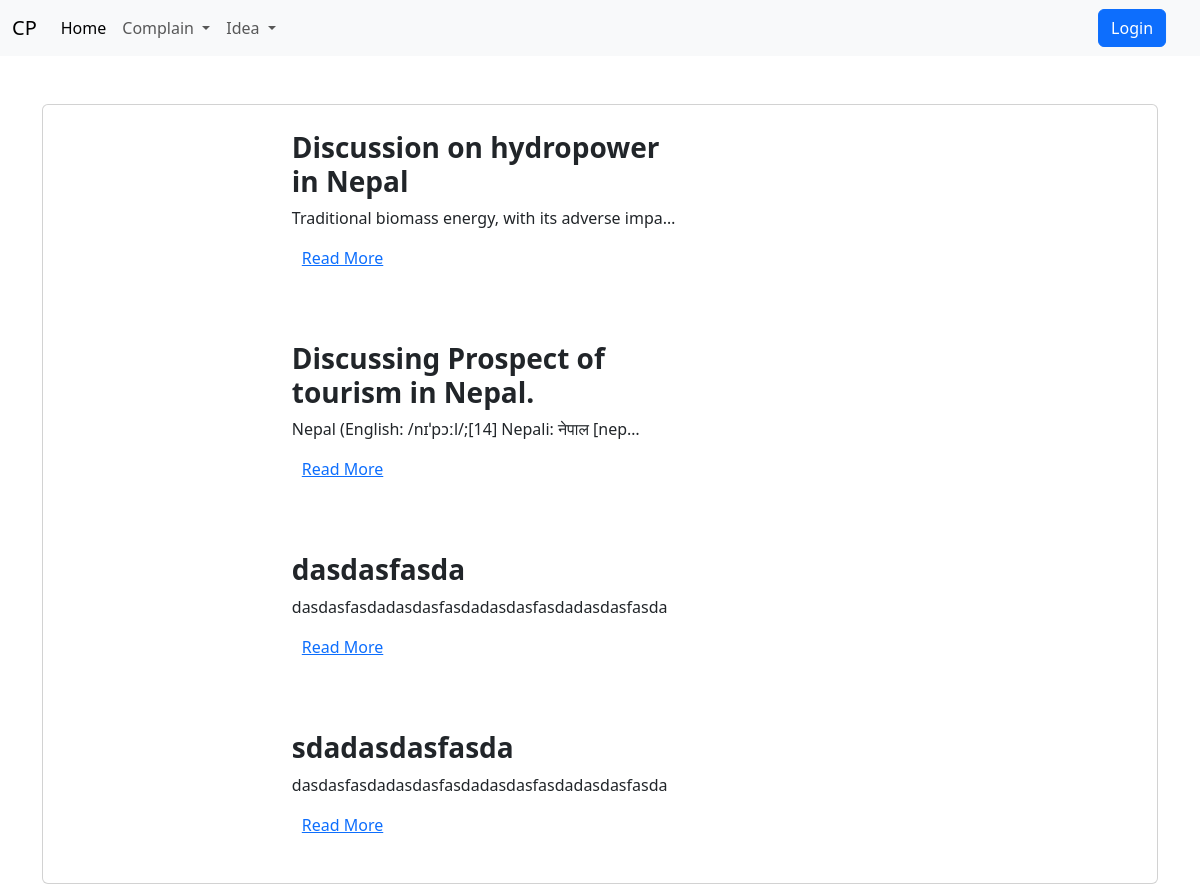
The page / on the database its author committed.
### forum/models.py (models this page shows, shortened)
class question(models.Model):
    users = models.ForeignKey(User, on_delete=models.CASCADE)
    title = models.CharField(max_length=200)
    description = models.TextField()
    image = models.ImageField(null=True,blank=True)
    slug = models.SlugField(null= True,blank= True,unique= True)

### forum/views.py (the view)
# urls.py: path('',home,name='home'),
def home(request):
    questions = question.objects.all()
    dictionary = {
        'questions':questions
    }
    return render(request,'home.html',dictionary)

### forum/templates/home.html (shortened to what this page needs)
{% extends 'base.html' %}
{% block content %}
<br><br>
<div class="card">
    {% for questioned in questions %}
    <div class="new"
        style="margin-right:20%;margin-bottom:20px ; margin-left:20%; padding:10px">
        <div class="row g-0">
            <div class="col-md-8">
                <div class="card-body">
                    <h3> <b>{{ questioned.title }}</b></h3>
                    <p class="fw-normal">{{ questioned.description|truncatechars:50 }}</p>
                    <a class=" btn-primary " style="padding:10px;"
                        href="{% url 'question' questioned.id %}" role="button">Read More</a>
                </div>
            </div>
        </div>
    </div>
    {% endfor %}
</div>
{% endblock %}

### rows shown on the page
question: title "Discussion on hydropower in Nepal", description "Traditional biomass energy, with its adverse impa…"
question: title "Discussing Prospect of tourism in Nepal.", description "Nepal (English: /nɪˈpɔːl/;[14] Nepali: नेपाल [nep…"
question: title "dasdasfasda", description "dasdasfasdadasdasfasdadasdasfasdadasdasfasda"
question: title "sdadasdasfasda", description "dasdasfasdadasdasfasdadasdasfasdadasdasfasda"
